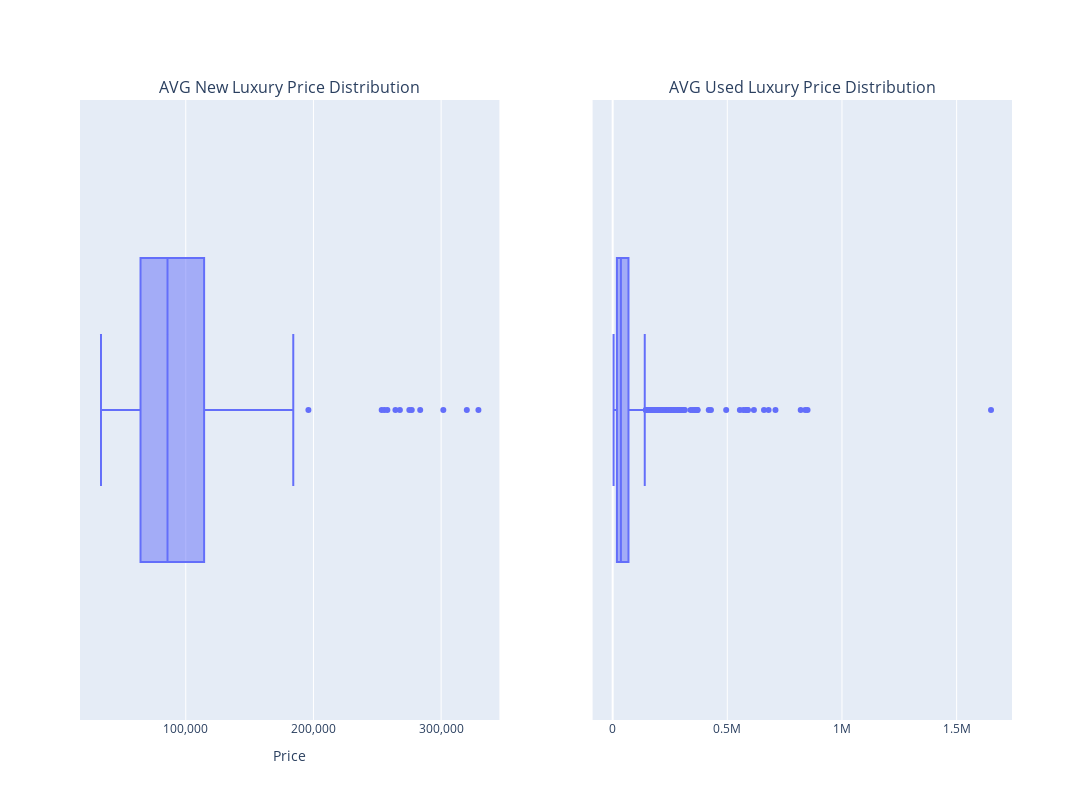

Source (notebook cell):
### Markdown cell above
### AVG Price Distribution for New and Used Luxury Brands

### Code cell
# Create subplots with 1 row and 2 columns
fig = make_subplots(rows=1, cols=2, subplot_titles=('AVG New Luxury Price Distribution', 'AVG Used Luxury Price Distribution'))

# Plot AVG New Luxury
fig.add_trace(
    px.box(new_lux, x='price').data[0],
    row=1, col=1
)

# Plot AVG Used Luxury
fig.add_trace(
    px.box(used_lux, x='price').data[0],
    row=1, col=2
)

# Update layout for the entire figure
fig.update_layout(
    xaxis_title='Price',
    height=800,
    width=1150,
    title={
        #'text': 'Combined Luxury Price Distributions',
        'y': 0.9,
        'x': 0.5,
        'xanchor': 'center',
        'yanchor': 'top',
        'font': {'size': 18, 'family': 'bold'}
    },
    xaxis=dict(tickformat=',')  # Ensuring the price is not in scientific notation
)

# Show the figure without Plotly watermark
fig.show(config={'displaylogo': False})

### Figure 1 — Plotly figure (JSON) as saved in the notebook; plotly's stock layout.template omitted (floating-point values rounded to 4 significant figures; data arrays with more than 128 entries replaced by an {"elided": "..."} marker saying what was removed)
{"data": [{"alignmentgroup": "True", "hovertemplate": "price=%{x}<extra></extra>", "legendgroup": "", "marker": {"color": "#636efa"}, "name": "", "notched": false, "offsetgroup": "", "orientation": "h", "showlegend": false, "type": "box", "x": {"elided": "290 int values"}, "x0": " ", "xaxis": "x", "y0": " ", "yaxis": "y"}, {"alignmentgroup": "True", "hovertemplate": "price=%{x}<extra></extra>", "legendgroup": "", "marker": {"color": "#636efa"}, "name": "", "notched": false, "offsetgroup": "", "orientation": "h", "showlegend": false, "type": "box", "x": {"elided": "814 int values"}, "x0": " ", "xaxis": "x2", "y0": " ", "yaxis": "y2"}], "layout": {"annotations": [{"font": {"size": 16}, "showarrow": false, "text": "AVG New Luxury Price Distribution", "x": 0.225, "xanchor": "center", "xref": "paper", "y": 1, "yanchor": "bottom", "yref": "paper"}, {"font": {"size": 16}, "showarrow": false, "text": "AVG Used Luxury Price Distribution", "x": 0.775, "xanchor": "center", "xref": "paper", "y": 1, "yanchor": "bottom", "yref": "paper"}], "height": 800, "title": {"font": {"family": "bold", "size": 18}, "x": 0.5, "xanchor": "center", "y": 0.9, "yanchor": "top"}, "width": 1150, "xaxis": {"anchor": "y", "domain": [0, 0.45], "tickformat": ",", "title": {"text": "Price"}}, "xaxis2": {"anchor": "y2", "domain": [0.55, 1]}, "yaxis": {"anchor": "x", "domain": [0, 1]}, "yaxis2": {"anchor": "x2", "domain": [0, 1]}}}
